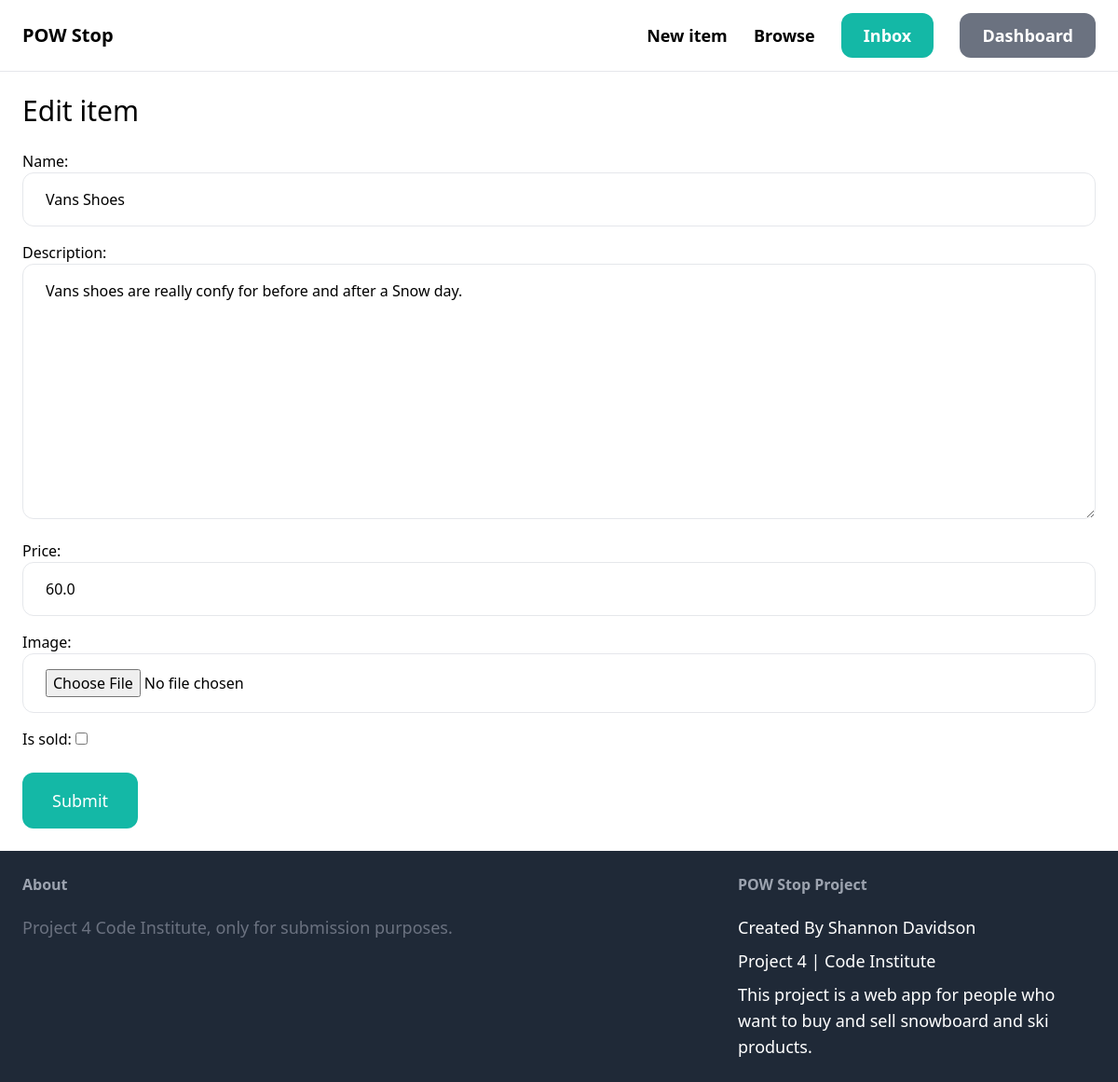
The page /items/1/edit/ (signed in) on the database its author committed.
### item/models.py (models this page shows, shortened)
class Item(models.Model):
    category = models.ForeignKey(Category, related_name='items', on_delete=models.CASCADE)
    name = models.CharField(max_length=255)
    description = models.TextField(blank=True, null=True)
    price = models.FloatField()
    image = models.ImageField(upload_to='item_images', blank=True, null=True)
    is_sold = models.BooleanField(default=False)
    created_by = models.ForeignKey(User, related_name='items', on_delete=models.CASCADE)
    created_at = models.DateTimeField(auto_now_add=True)

### item/views.py (the view)
# urls.py: path('<int:pk>/edit/', views.edit, name='edit'),
@login_required
def edit(request, pk):
    item = get_object_or_404(Item, pk=pk, created_by=request.user)
    if request.method == 'POST':
        form = EditItemForm(request.POST, request.FILES, instance=item)
        if form.is_valid():
            form.save()
            return redirect('item:detail', pk=item.id)
    else:
        form = EditItemForm(instance=item)
    return render(request, 'item/form.html', {
        'form': form,
        'title': 'Edit item',
    })

### item/forms.py
class EditItemForm(forms.ModelForm):
    class Meta:
        model = Item
        fields = ('name', 'description', 'price', 'image', 'is_sold')
        widgets = {
            'name': forms.TextInput(attrs={
                'class': INPUT_CLASSES
            }),
            'description': forms.Textarea(attrs={
                'class': INPUT_CLASSES
            }),
            'price': forms.TextInput(attrs={
                'class': INPUT_CLASSES
            }),
            'image': forms.FileInput(attrs={
                'class': INPUT_CLASSES
            })
        }

### item/templates/item/form.html (shortened to what this page needs)
{% extends 'core/base.html' %}
{% block content %}
<h1 class="mb-6 text-3xl">{{ title }}</h1>
<form method="post" action="." enctype="multipart/form-data">
    <div class="space-y-4">
        {{ form.as_p}}
    </div>
    <button class="mt-6 py-4 px-8 text-lg bg-teal-500 hover:bg-teal-700 rounded-xl text-white">Submit</button>
</form>
{% endblock %}

### rows shown on the page
Item: name "Vans Shoes", description "Vans shoes are really confy for before and after a Snow day.", price "60.0"

### other values the page prints
{{ title }} "Edit item"
